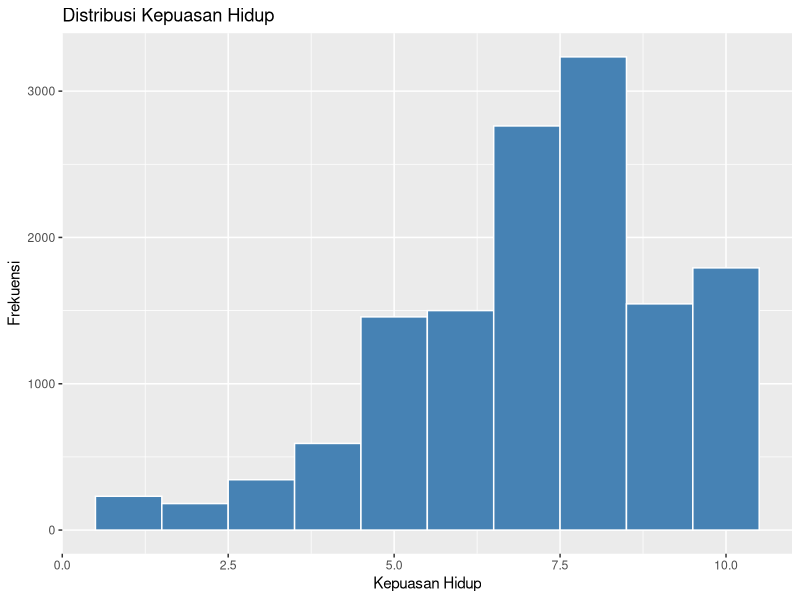
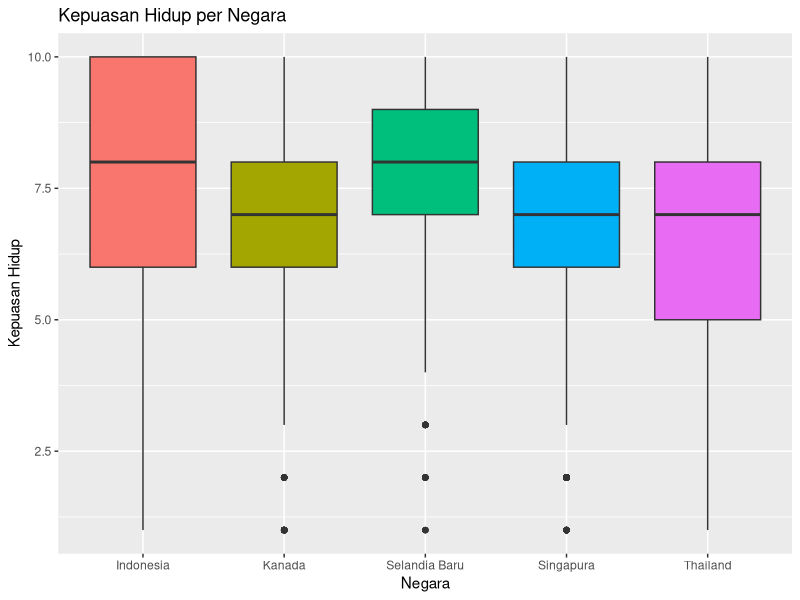
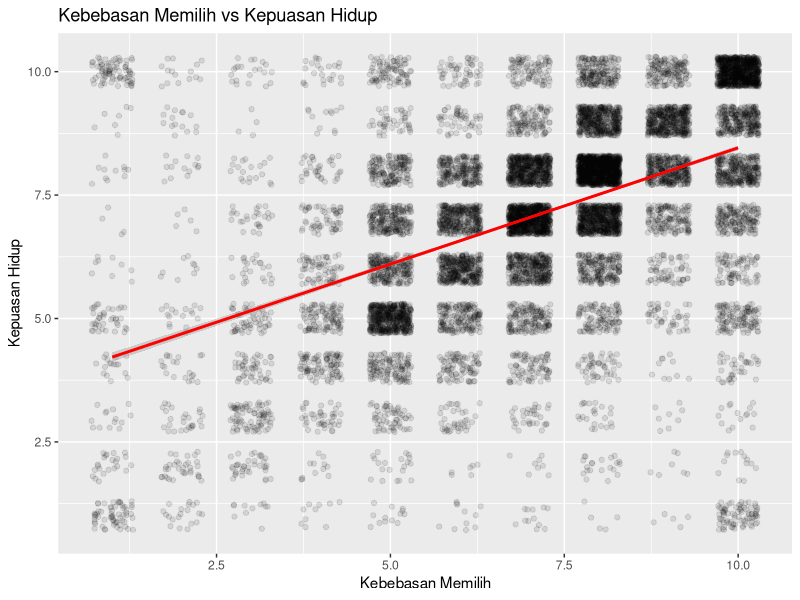
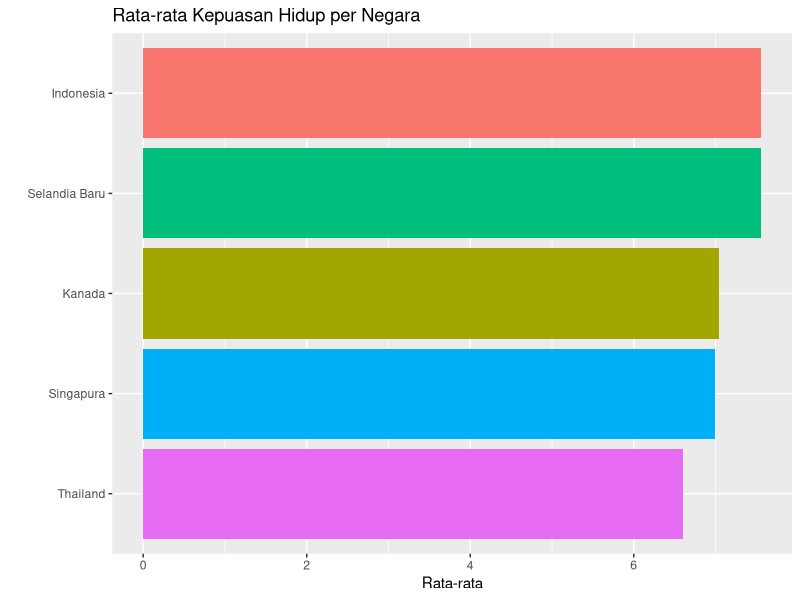

These charts were generated, in order, by the following R code:
# ==============================================================
# Sesi 1: Pengantar R, Pengolahan Data, dan Visualisasi
# ISEI Workshop: Analisis Regresi & SEM dengan RStudio
# ==============================================================

# --- 1. Pengantar R ---

# Tipe data dasar
x <- 42            # numeric
nama <- "ISEI"     # character
aktif <- TRUE       # logical

# Vektor
angka <- c(1, 2, 3, 4, 5)
mean(angka)
sd(angka)

# --- 2. Muat Paket ---

library(tidyverse)
library(readxl)

# --- 3. Import Data ---

wvs1 <- read_excel("data/regresi/wvs1.xlsx")
wvs2 <- read_excel("data/regresi/wvs2.xlsx")

# Gabungkan kedua dataset
wvs <- bind_rows(wvs1, wvs2)

# Lihat struktur data
glimpse(wvs)
head(wvs)
nrow(wvs)

# --- 4. Pengolahan Data dengan Tidyverse ---

# Filter: hanya responden usia 18-65
wvs_dewasa <- wvs |>
  filter(usia >= 18, usia <= 65)

# Select: pilih kolom tertentu
wvs_subset <- wvs |>
  select(negara, jenis_kelamin, usia, kepuasan_hidup, kebebasan_memilih)

# Mutate: buat variabel baru
wvs <- wvs |>
  mutate(kelompok_usia = case_when(
    usia < 30  ~ "Muda",
    usia < 50  ~ "Dewasa",
    TRUE       ~ "Senior"
  ))

# Group by + Summarize
wvs |>
  summarize(
    rata_rata = mean(kepuasan_hidup, na.rm = TRUE),
    sd = sd(kepuasan_hidup, na.rm = TRUE),
    n = n(),
    .by = negara
  )

# Arrange: urutkan
wvs |>
  summarize(rata_rata = mean(kepuasan_hidup, na.rm = TRUE), .by = negara) |>
  arrange(desc(rata_rata))

# --- 5. Pembersihan Data ---

wvs_clean <- wvs |>
  filter(
    kepuasan_hidup > 0,
    kebebasan_memilih > 0,
    kepuasan_finansial > 0,
    usia > 0
  ) |>
  filter(jenis_kelamin %in% c("Laki-laki", "Perempuan"))

nrow(wvs_clean)

# --- 6. Statistik Deskriptif ---

wvs_clean |>
  select(kepuasan_hidup, kebebasan_memilih, kepuasan_finansial, usia) |>
  pivot_longer(everything(), names_to = "variabel", values_to = "nilai") |>
  summarize(
    M = mean(nilai),
    SD = sd(nilai),
    Min = min(nilai),
    Max = max(nilai),
    .by = variabel
  )

# Tabel frekuensi
table(wvs_clean$negara)
table(wvs_clean$jenis_kelamin)

# --- 7. Visualisasi dengan ggplot2 ---

# Histogram
ggplot(wvs_clean, aes(x = kepuasan_hidup)) +
  geom_histogram(binwidth = 1, fill = "steelblue", color = "white") +
  labs(title = "Distribusi Kepuasan Hidup", x = "Kepuasan Hidup", y = "Frekuensi")

# Boxplot per negara
ggplot(wvs_clean, aes(x = negara, y = kepuasan_hidup, fill = negara)) +
  geom_boxplot() +
  labs(title = "Kepuasan Hidup per Negara", x = "Negara", y = "Kepuasan Hidup") +
  theme(legend.position = "none")

# Scatter plot
ggplot(wvs_clean, aes(x = kebebasan_memilih, y = kepuasan_hidup)) +
  geom_jitter(alpha = 0.1, width = 0.3, height = 0.3) +
  geom_smooth(method = "lm", color = "red") +
  labs(title = "Kebebasan Memilih vs Kepuasan Hidup",
       x = "Kebebasan Memilih", y = "Kepuasan Hidup")

# Bar plot: rata-rata per negara
wvs_clean |>
  summarize(M = mean(kepuasan_hidup), .by = negara) |>
  ggplot(aes(x = reorder(negara, M), y = M, fill = negara)) +
  geom_col() +
  coord_flip() +
  labs(title = "Rata-rata Kepuasan Hidup per Negara", x = "", y = "Rata-rata") +
  theme(legend.position = "none")
